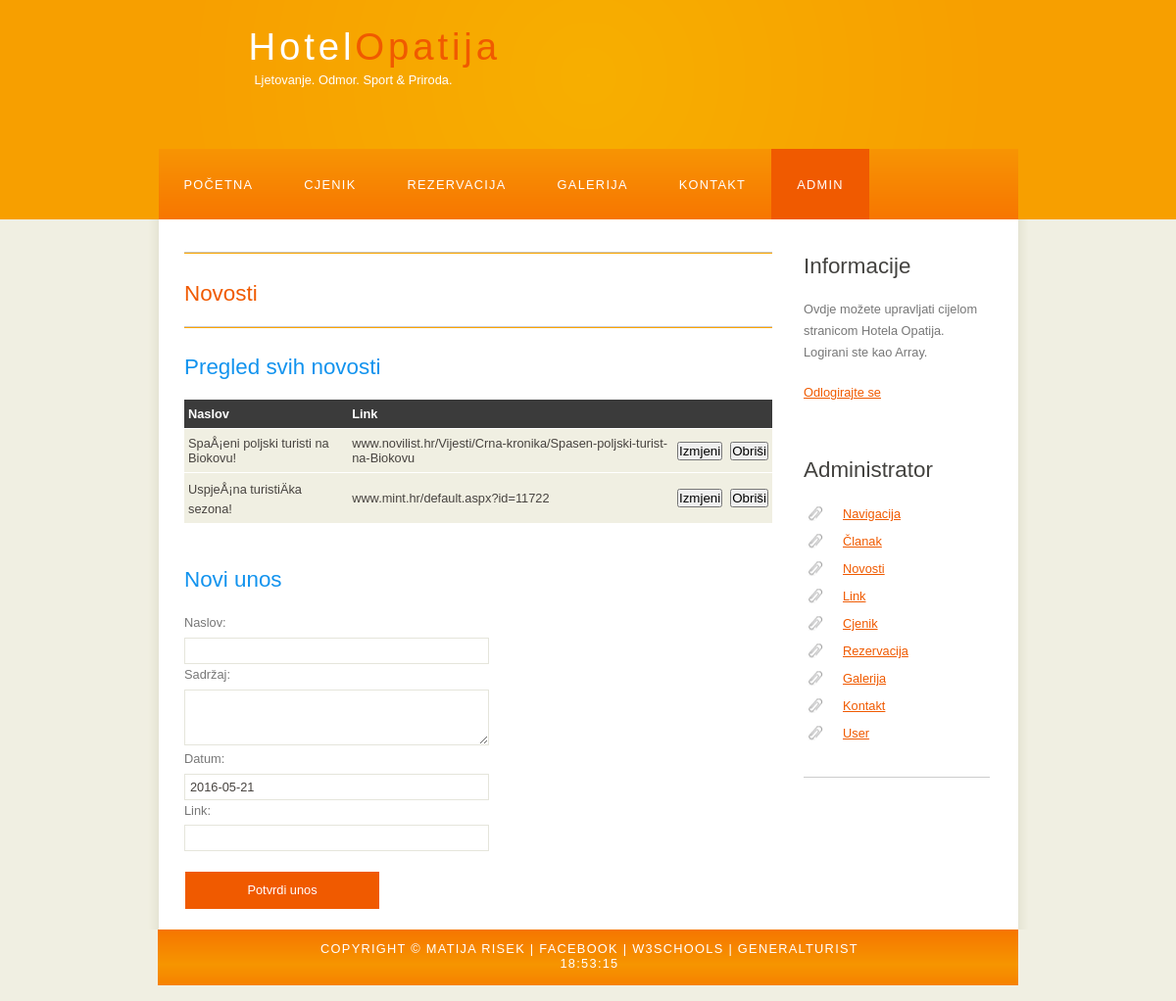
The app's page /adminNovosti.php (signed in) with its own data.
### tables this page shows
CREATE TABLE IF NOT EXISTS `Novosti` (
  `idNovosti` int(11) NOT NULL AUTO_INCREMENT,
  `naslovNovosti` varchar(255) NOT NULL,
  `sadrzajNovosti` text NOT NULL,
  `datumNovosti` date NOT NULL,
  `linkNovosti` varchar(255) DEFAULT NULL,
  PRIMARY KEY (`idNovosti`)
);

### adminNovosti.php (the view, shortened to what this page needs)
<!DOCTYPE HTML>
<html>
<head>
    <link rel="stylesheet" type="text/css" href="style/style.css" title="style" />
</head>
<body onload="startTime()">
    <div id="main">
        <div id="header">
            <div id="logo">
                <div id="logo_text">
                    <h1><a href="index.php">Hotel<span class="logo_colour">Opatija</span></a></h1>
                    <h2>Ljetovanje. Odmor. Sport & Priroda.</h2>
                </div>
            </div>
            <div id="menubar">
                <ul id="menu">
                    <li><a href="index.php">Početna</a></li>
                    <li><a href="cjenik.php">Cjenik</a></li>
                    <li><a href="rezervacija.php">Rezervacija</a></li>
                    <li><a href="galerija.php">Galerija</a></li>
                    <li> <a href="kontakt.php">Kontakt</a></li>
					<li class="selected"><a href="administrator.php">Admin</a></li>
                </ul>
            </div>
        </div>
        <div id="site_content">
            <div class="sidebar">
				<?php
					echo "<h3>Informacije</h3>";
					echo "<p>";
					echo "Ovdje možete upravljati cijelom stranicom Hotela Opatija.<br>";
					echo "Logirani ste kao {$_SESSION['username']}.<br>";
					echo '<p><a href="?action=logOut">Odlogirajte se</a></p>';
					echo "<p>";
				?>
                <h3>Administrator</h3>
                <ul>
					<li><a href="adminNavigacija.php">Navigacija</a></li>
                    <li><a href="adminClanak.php">Članak</a></li>
                    <li><a href="adminNovosti.php">Novosti</a></li>
                    <li><a href="adminLink.php">Link</a></li>
					<li><a href="adminCjenik.php">Cjenik</a></li>
                    <li><a href="adminRezervacija.php">Rezervacija</a></li>
                    <li><a href="adminGalerija.php">Galerija</a></li>
                    <li><a href="adminKontakt.php">Kontakt</a></li>
					<li><a href="adminUser.php">User</a></li>
                </ul>
                <hr />
            </div>
			<div id="content">
<hr color="orange" width="600">
<h3><a id="novosti" style="text-decoration: none">Novosti</a></h3>
<hr color="orange" width="600">
<h2>Pregled svih novosti</h2>
<table width="600" border="0" cellpadding="0" cellspacing="0">
<tr>
<th>Naslov</th>
<th>Link</th>
<th></th>
<th></th>
</tr>
<?php
$sql="SELECT * FROM Novosti";
$records=mysql_query($sql);
while($zapis=mysql_fetch_assoc($records)){
	echo "<tr>";
	echo "<td>".$zapis['naslovNovosti']."</td>";
	echo "<td>".$zapis['linkNovosti']."</td>";
	echo '<td><form method="post" action="novaIzmjenaNovosti.php">
	<input type="hidden" value="'.$zapis['idNovosti'].'" name="idNovosti"/>
	<input type="submit" value="Izmjeni" />
	</form></td>';
	echo '<td><form method="post" action="brisanjeNovosti.php">
	<input type="hidden" value="'.$zapis['idNovosti'].'" name="idNovosti"/>
	<input type="submit" onClick="potvrda (); return false;" value="Obriši" />
	</form></td>';
	echo "</tr>";
}
?>
</table>
<form name="unosNovosti" action="insertNovosti.php" method="post" onsubmit="return validacijaAdminNovosti();">
<div class="form_settings">
<h2>Novi unos</h2>
<p>Naslov:</p> <input type="text" name="naslovNovosti"><br>
<p>Sadržaj:</p> <textarea rows="3" name="sadrzajNovosti" cols="20"></textarea><br>
<p>Datum:</p> <input type="text" name="datumNovosti" value="<?php echo date("Y-m-d")?>"><br>
<p>Link:</p> <input type="text" name="linkNovosti"><br>
<input class="submit" type="submit" value="Potvrdi unos">
</div>
</form>
            </div>
        </div>
        <div id="footer">
            Copyright &copy; Matija Risek | <a href="https://www.facebook.com/matija.risek">Facebook</a> | <a href="http://www.w3schools.com/">W3Schools</a> | <a href="http://www.general-turist.com/">GeneralTurist</a><div id="txt"></div>
        </div>
    </div>
</body>
</html>

### style/style.css (style rules this page uses)
html { height: 100%; }
* { margin: 0; padding: 0; }
body { font: normal .80em 'trebuchet ms', arial, sans-serif; background: #F0EFE2; color: #777; }
p { padding: 0 0 20px 0; line-height: 1.7em; }
hr { display: block; height: 1px; border: 0; border-top: 1px solid #ccc; margin: 1em 0; padding: 0; }
h1, h2, h3, h4, h5, h6 { font: normal 175% 'century gothic', arial, sans-serif; color: #43423F; margin: 0 0 15px 0; padding: 15px 0 5px 0; }
h2 { font: normal 175% 'century gothic', arial, sans-serif; color: #1293EE; }
a, a:hover { outline: none; text-decoration: underline; color: #F05A00; }
ul { margin: 2px 0 22px 17px; }
ul li { list-style-type: circle; margin: 0 0 6px 0; padding: 0 0 4px 5px; }
#main, #logo, #menubar, #site_content, #footer { margin-left: auto; margin-right: auto; }
#header { background: #f79f00; height: 240px; }
#logo { width: 825px; position: relative; height: 168px; margin-top: -16px; background: url(logo.png) no-repeat; }
#logo #logo_text { position: absolute; top: 20px; left: 0; }
#logo h1, #logo h2 { font: normal 300% 'century gothic', arial, sans-serif; border-bottom: 0; text-transform: none; margin: 0; margin-left: 66px; }
#logo_text h1, #logo_text h1 a, #logo_text h1 a:hover { padding: 22px 0 0 0; color: #FFF; letter-spacing: 0.1em; text-decoration: none; }
#logo_text h1 a .logo_colour { color: #F05A00; }
#logo_text h2 { font-size: 100%; padding: 4px 0 0 0; color: #FFF; margin-left: 72px; }
#menubar { width: 877px; height: 72px; padding: 0; background: url(menu.png) repeat-x; }
ul#menu, ul#menu li { float: left; margin: 0; padding: 0; }
ul#menu li { list-style: none; }
ul#menu li a { letter-spacing: 0.1em; font: normal 100% 'lucida sans unicode', arial, sans-serif; display: block; float: left; height: 37px; padding: 29px 26px 6px 26px; text-align: center; color: #FFF; text-transform: uppercase; text-decoration: none; background: transparent; }
ul#menu li a:hover, ul#menu li.selected a, ul#menu li.selected a:hover { color: #FFF; background: url(menu_select.png) repeat-x; }
#site_content { width: 837px; overflow: hidden; margin: 0 auto 0 auto; padding: 20px 24px 20px 37px; background: #FFF url(content.png) repeat-y; }
.sidebar { float: right; width: 190px; padding: 0 15px 20px 15px; }
.sidebar ul { width: 178px; padding: 4px 0 0 0; margin: 4px 0 30px 0; }
.sidebar li { list-style: none; padding: 0 0 7px 0; }
.sidebar li a, .sidebar li a:hover { padding: 0 0 0 40px; display: block; background: transparent url(link.png) no-repeat left center; }
#content { text-align: left; width: 595px; padding: 0; }
#footer { width: 878px; font: normal 100% 'lucida sans unicode', arial, sans-serif; height: 40px; padding: 12px 5px 5px 5px; text-align: center; background: #29425E url(footer.png) repeat-x; color: #FFF; text-transform: uppercase; letter-spacing: 0.1em; width: 875px; padding-left: 3px; padding-right: 0px; }
#footer a { color: #FFF; text-decoration: none; }
.form_settings { margin: 15px 0 0 0; }
.form_settings p { padding: 0 0 4px 0; }
.form_settings input, .form_settings textarea { padding: 5px; width: 299px; font: 100% arial; border: 1px solid #E5E5DB; background: #FFF; color: #47433F; }
.form_settings .submit { font: 100% arial; border: 1px solid; width: 200px; margin: 20px 0 0; height: 40px; padding: 2px 0 3px 0; cursor: pointer; background: #F05A00; color: #FFF; }
.form_settings textarea, .form_settings select { font: 100% arial; width: 299px; }
table { margin: 10px 0 30px 0; }
table tr th, table tr td { background: #3B3B3B; color: #FFF; padding: 7px 4px; text-align: left; }
table tr td { background: #F0EFE2; color: #47433F; border-top: 1px solid #FFF; }

### records on screen
novosti: naslovNovosti "SpaÅ¡eni poljski turisti na Biokovu!", linkNovosti "www.novilist.hr/Vijesti/Crna-kronika/Spasen-poljski-turist-na-Biokovu"
novosti: naslovNovosti "UspjeÅ¡na turistiÄka sezona!", linkNovosti "www.mint.hr/default.aspx?id=11722"

### other values on screen
$_SESSION['username'] "Array"
